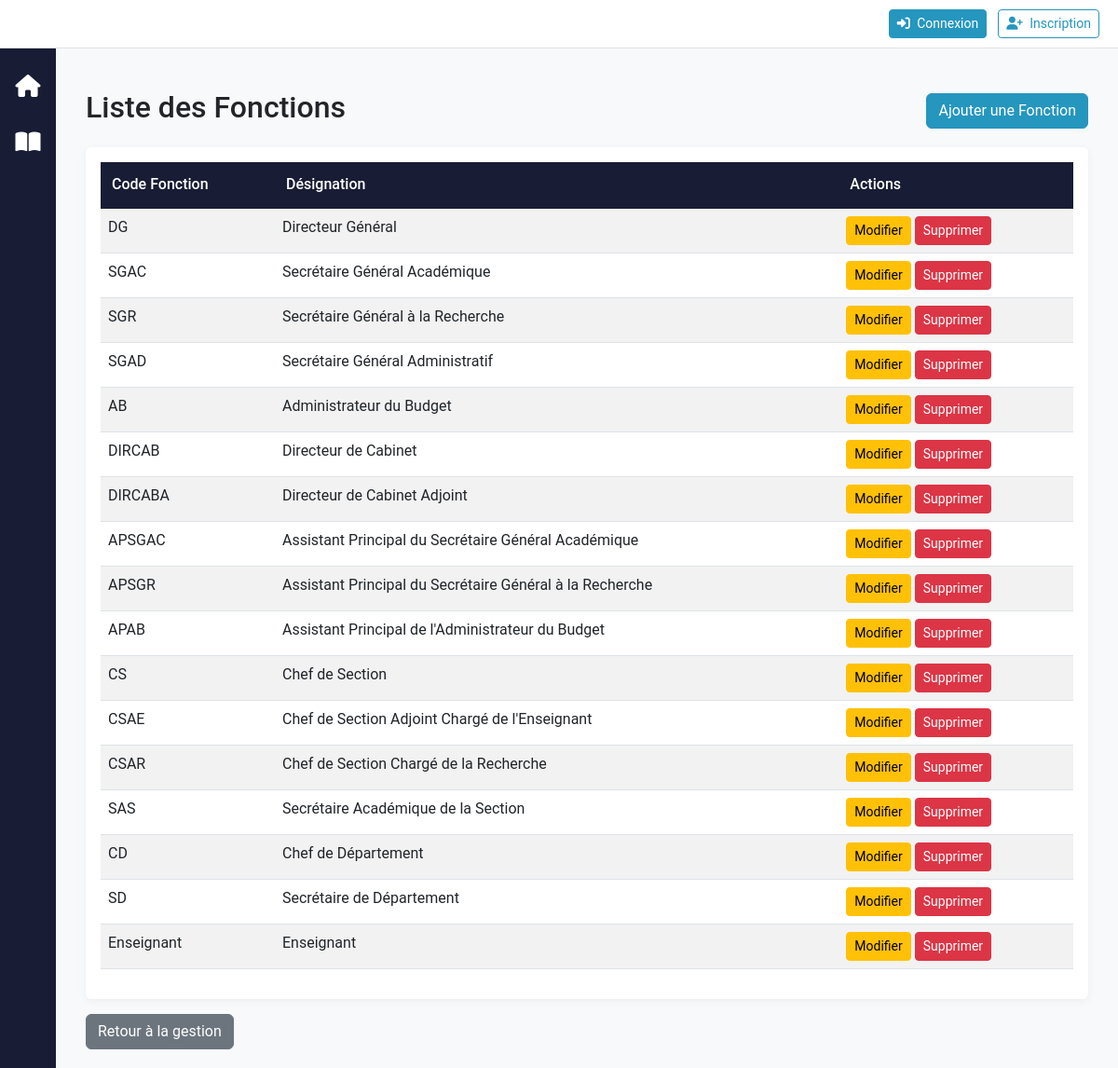
The page /reglage/fonctions/ on the database its author committed.
### reglage/models.py (models this page shows, shortened)
class Fonction(models.Model):
    CodeFonction = models.CharField(max_length=10, primary_key=True)
    DesignationFonction = models.CharField(max_length=100)

### reglage/views.py (the view)
# urls.py: path('fonctions/', views.FonctionListView.as_view(), name='fonction_list'),
class FonctionListView(ListView):
    model = Fonction
    template_name = 'reglage/fonction_list.html'
    context_object_name = 'fonctions'

### accounts/context_processors.py (called while the page is built, shortened)
def user_roles(request):
    return {
        'user_organisation': None,
        'is_org_user': False,
        'is_admin': False,
        'is_administrative_role': False,
        'is_gestionnaire': False,
        'is_section_role': False,
        'is_department_role': False,
        'is_enseignant': False,
        'is_etudiant': False,
        'is_personnel_admin': False,
        'can_access_reglage': False,
        'can_access_finance': False,
        'can_create_users': False,
        'can_delete_all': False,
        'can_view_department_data': lambda dept: False,
        'can_view_section_data': lambda section: False,
        'user_roles': [],
        'user_department': None,
        'user_section': None,
        'user_section_designation': None,
    }

### reglage/templates/reglage/fonction_list.html (shortened to what this page needs)
{% extends 'base.html' %}
{% block content %}
<div class="container mt-4">
    <div class="d-flex justify-content-between align-items-center mb-3">
        <h2>Liste des Fonctions</h2>
        <a href="{% url 'reglage:fonction_create' %}" class="btn btn-primary">Ajouter une Fonction</a>
    </div>
    <div class="card">
        <div class="card-body">
            <table class="table table-striped table-hover">
                <thead class="thead-dark">
                    <tr>
                        <th>Code Fonction</th>
                        <th>Désignation</th>
                        <th>Actions</th>
                    </tr>
                </thead>
                <tbody>
                    {% for fonction in fonctions %}
                    <tr>
                        <td>{{ fonction.CodeFonction }}</td>
                        <td>{{ fonction.DesignationFonction }}</td>
                        <td>
                            <a href="{% url 'reglage:fonction_update' fonction.pk %}" class="btn btn-sm btn-warning">Modifier</a>
                            <a href="{% url 'reglage:fonction_delete' fonction.pk %}" class="btn btn-sm btn-danger">Supprimer</a>
                        </td>
                    </tr>
                    {% empty %}
                    <tr>
                        <td colspan="3" class="text-center">Aucune fonction trouvée.</td>
                    </tr>
                    {% endfor %}
                </tbody>
            </table>
        </div>
    </div>
    <a href="{% url 'reglage:gestion_entites' %}" class="btn btn-secondary mt-3">Retour à la gestion</a>
</div>
{% endblock %}

### static/css/style.css (style rules this page uses)
:root { --primary: #2596be; --primary-dark: #1a7592; --secondary: #6c757d; --success: #28a745; --info: #17a2b8; --warning: #ffc107; --danger: #dc3545; --light: #f8f9fa; --dark: #181c34; --border-radius: 0.375rem; --transition: all 0.3s ease; }
body { background-color: var(--light); font-size: 16px; font-family: 'Roboto', 'Segoe UI', sans-serif; }
.card { border: none; box-shadow: 0 2px 10px rgba(0,0,0,0.05); transition: var(--transition); }
.table thead th { background-color: var(--dark); color: white; border-bottom: 2px solid var(--dark); font-weight: 500; padding: 0.75rem; }
.btn-primary { background-color: var(--primary); border-color: var(--primary); }

### templates/base.html (style rules this page uses)
body { display: flex; min-height: 100vh; flex-direction: column; }

### rows shown on the page
Fonction: CodeFonction "DG", DesignationFonction "Directeur Général"
Fonction: CodeFonction "SGAC", DesignationFonction "Secrétaire Général Académique"
Fonction: CodeFonction "SGR", DesignationFonction "Secrétaire Général à la Recherche"
Fonction: CodeFonction "SGAD", DesignationFonction "Secrétaire Général Administratif"
Fonction: CodeFonction "AB", DesignationFonction "Administrateur du Budget"
Fonction: CodeFonction "DIRCAB", DesignationFonction "Directeur de Cabinet"
Fonction: CodeFonction "DIRCABA", DesignationFonction "Directeur de Cabinet Adjoint"
Fonction: CodeFonction "APSGAC", DesignationFonction "Assistant Principal du Secrétaire Général Académique"
Fonction: CodeFonction "APSGR", DesignationFonction "Assistant Principal du Secrétaire Général à la Recherche"
Fonction: CodeFonction "APAB", DesignationFonction "Assistant Principal de l'Administrateur du Budget"
Fonction: CodeFonction "CS", DesignationFonction "Chef de Section"
Fonction: CodeFonction "CSAE", DesignationFonction "Chef de Section Adjoint Chargé de l'Enseignant"
Fonction: CodeFonction "CSAR", DesignationFonction "Chef de Section Chargé de la Recherche"
Fonction: CodeFonction "SAS", DesignationFonction "Secrétaire Académique de la Section"
Fonction: CodeFonction "CD", DesignationFonction "Chef de Département"
Fonction: CodeFonction "SD", DesignationFonction "Secrétaire de Département"
Fonction: CodeFonction "Enseignant", DesignationFonction "Enseignant"
